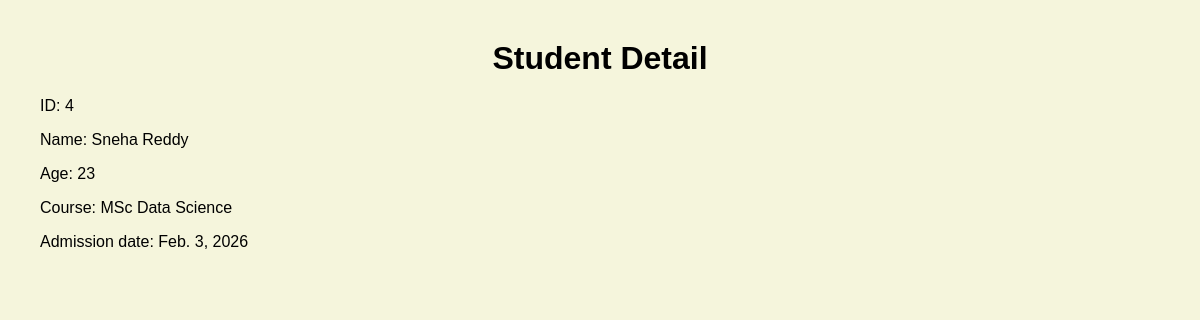
/students/4/, run on the app's committed database.
### students/models.py (models this page shows)
class Student(models.Model):
    name=models.CharField(max_length=100)
    age=models.IntegerField()
    email=models.EmailField(unique=True)
    course=models.CharField(max_length=100)
    admission_date=models.DateField(auto_now_add=True)

### students/views.py (the view)
# urls.py: path('<int:id>/',views.student_detail,name='student_detail'),
def student_detail(request,id):
    student=get_object_or_404(Student,id=id)
    return render(request,'student_detail.html',{'student':student})

### students/templates/student_detail.html (shortened to what this page needs)
{% load static %}
<!DOCTYPE html>
<html lang="en">
<head>
    <link rel="stylesheet" href="{% static 'students/style.css' %}">
</head>
<body>
    <h1>Student Detail</h1>
    <p>ID: {{ student.id }}</p>
    <p>Name: {{ student.name }}</p>
    <p>Age: {{ student.age }}</p>
    <p>Course: {{ student.course }}</p>
    <p>Admission date: {{ student.admission_date }}</p>
</body>
</html>

### students/static/students/style.css (style rules this page uses)
body { font-family: Arial, sans-serif; margin: 40px; background-color: beige; font-family: Verdana, Geneva, Tahoma, sans-serif; }
h1 { margin-bottom: 20px; text-align: center; }

### data on the page
Student: id "4", name "Sneha Reddy", age "23", course "MSc Data Science", admission_date "Feb. 3, 2026"
